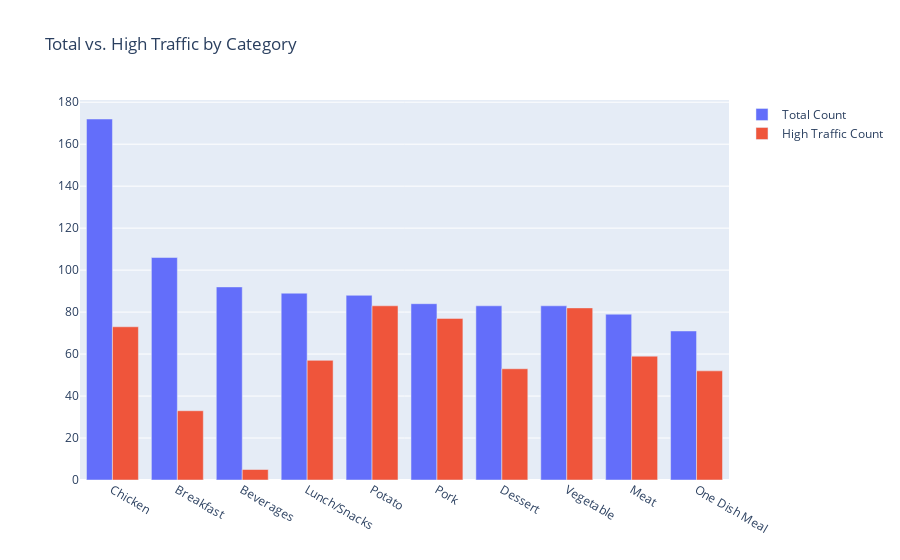

Notebook cell for this chart:
### Code cell
#Graph 3: Bar plot. Compare the total counts and high traffic counts of each category.
fig = go.Figure([go.Bar(x=df_count.index, 
                        y=df_count.values,
                        name='Total Count'
                       ),
                 go.Bar(x=cat_high, 
                        y=n_high,
                        name='High Traffic Count'
                        )])

fig.update_layout(title_text='Total vs. High Traffic by Category')
fig.show()

### Figure 1 — Plotly figure (JSON) as saved in the notebook; plotly's stock layout.template omitted (floating-point values rounded to 4 significant figures)
{"data": [{"name": "Total Count", "type": "bar", "x": ["Chicken", "Breakfast", "Beverages", "Lunch/Snacks", "Potato", "Pork", "Dessert", "Vegetable", "Meat", "One Dish Meal"], "y": [172, 106, 92, 89, 88, 84, 83, 83, 79, 71]}, {"name": "High Traffic Count", "type": "bar", "x": ["Potato", "Vegetable", "Pork", "Chicken", "Meat", "Lunch/Snacks", "Dessert", "One Dish Meal", "Breakfast", "Beverages"], "y": [83, 82, 77, 73, 59, 57, 53, 52, 33, 5]}], "layout": {"title": {"text": "Total vs. High Traffic by Category"}}}
